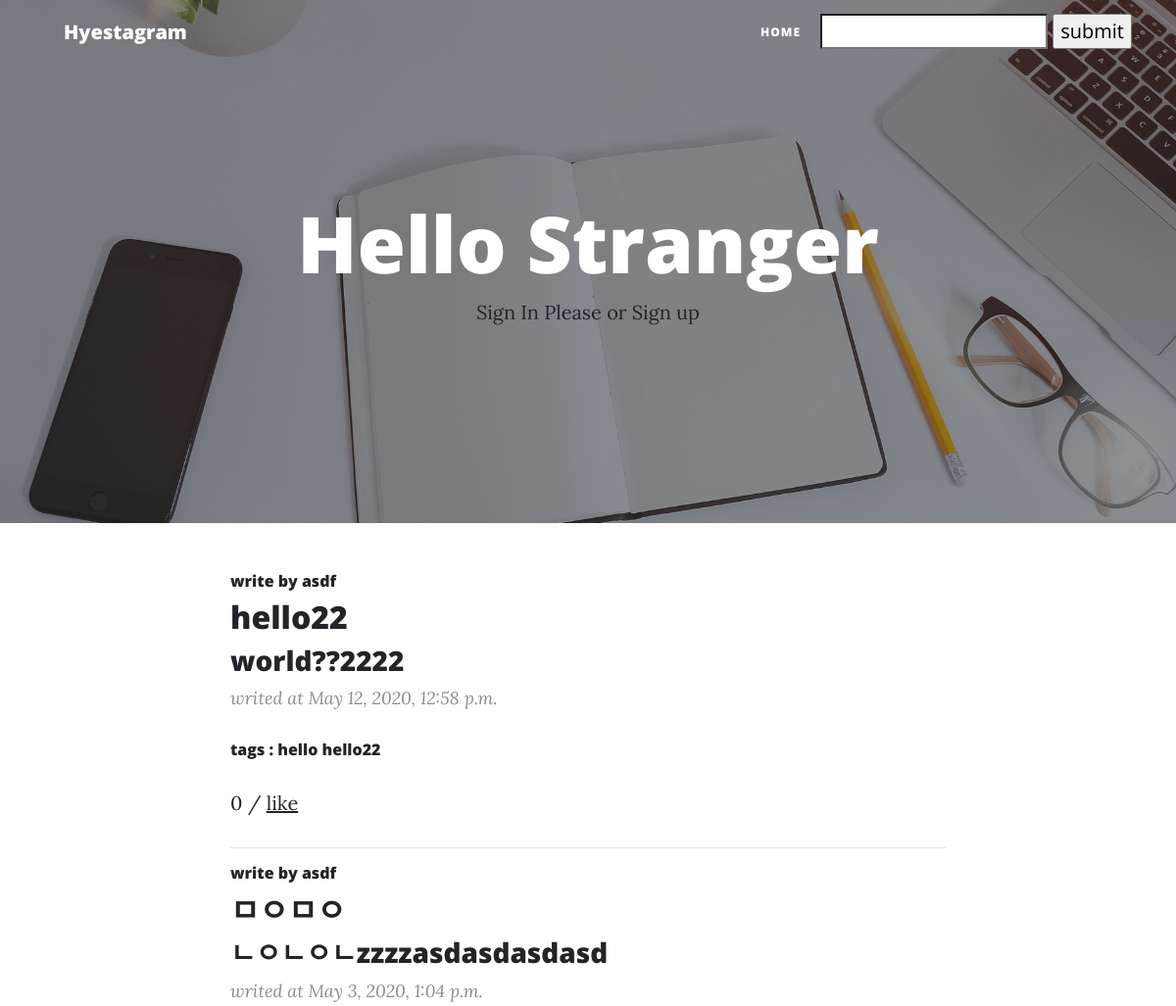
Before: / (upper part) with the older database file.
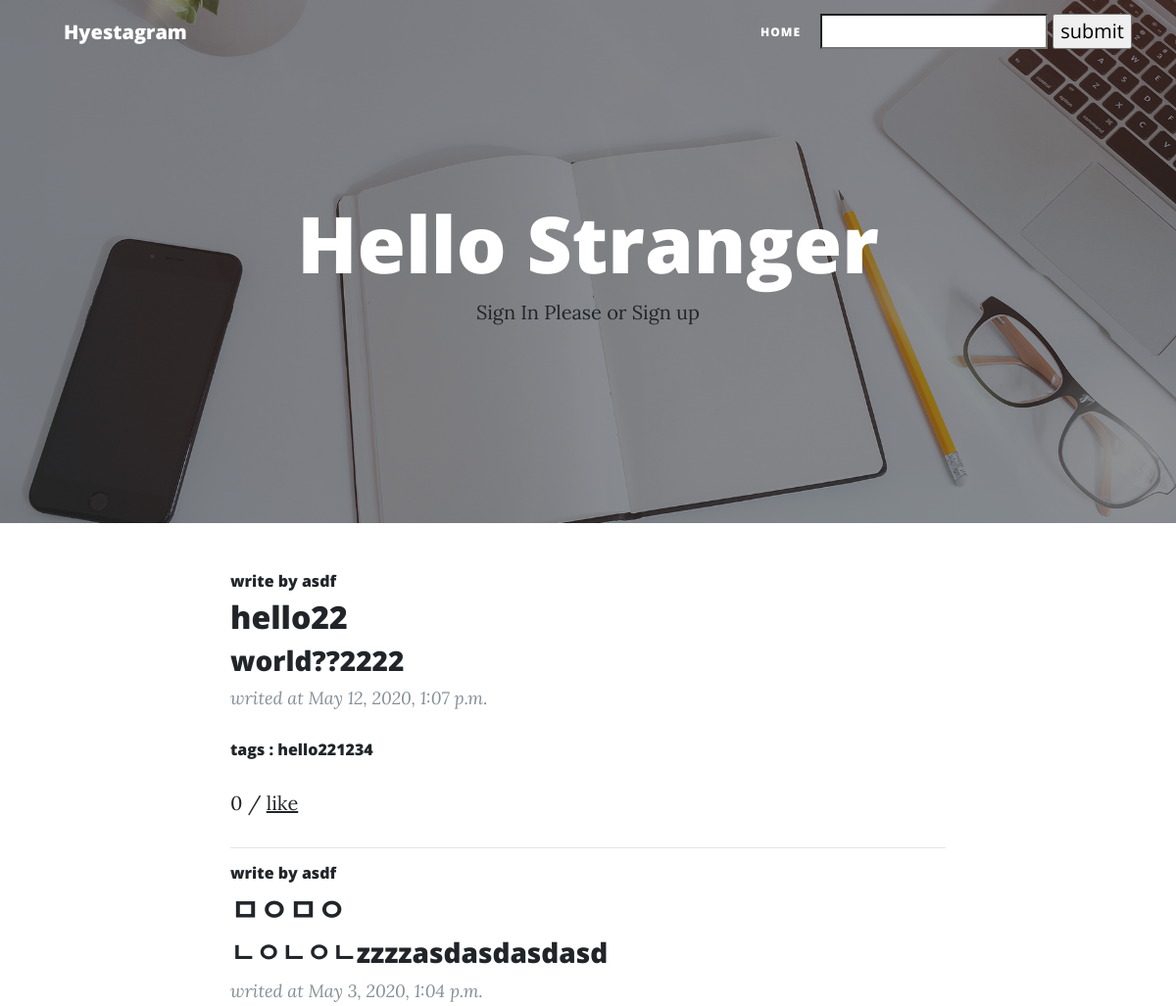
After: the same page with the newer database file.
### app/models.py (models this page shows, shortened)
class Post(models.Model):
    title = models.CharField(max_length=200)
    date = models.DateTimeField('date published')
    body = models.TextField()
    writer = models.ForeignKey(settings.AUTH_USER_MODEL, on_delete=models.CASCADE, related_name="writer", default="")
    image = models.ImageField(upload_to='images/', blank=True)
    hashtag = models.CharField(max_length=200, blank=True)
    hashtags = models.ManyToManyField('Hashtag', blank=True)
    likes = models.ManyToManyField(settings.AUTH_USER_MODEL, related_name="likes")

class Hashtag(models.Model):
    name = models.CharField(max_length=50)

### app/views.py (the view)
# urls.py: 2. Add a URL to urlpatterns:  path('', views.home, name='home')
def home(request):
    posts = Post.objects.all().order_by('-date')
    return render(request, 'app/home.html', {'posts': posts})

### app/templates/app/home.html (shortened to what this page needs)
{% extends "app/base.html" %}
{% block footer %}
<header class="masthead" style="background-image: url('img/home-bg.jpg')">
<div class="overlay"></div>
<div class="container">
  <div class="row">
    <div class="col-lg-8 col-md-10 mx-auto">
      <div class="site-heading">
        {% if user.is_authenticated %}
            <h1>Hello <a href="{% url 'user' pk=user.username %}">{{ user.username }}</a></h1>
            <a href= "{% url 'logout' %}">Sign Out</a>
            <span class="subheading"><a href="/write">write a post</a></span>
        {% else %}
            <h1>Hello Stranger</h1>
            <a href= "{% url 'signin' %}">
                Sign In Please
            </a>
            <a href= "{% url 'signup' %}">
                or Sign up
            </a>
        {% endif %}
      </div>
    </div>
  </div>
</div>
</header>
  <div class="container">
    <div class="row">
      <div class="col-lg-8 col-md-10 mx-auto">
        {% for post in posts.all %}
        <div class="post-preview">
            <h6>write by <a href="{% url 'user' pk=post.writer %}">{{ post.writer }}</a> </h6>
            <h2 class="post-title">
              {{ post.title }}
            </h2>
            <h3 class="post-subtitle">
              {{ post.body }}
            </h3>
          <p class="post-meta">writed at {{ post.date }}</p>
            <h6>tags :
            {% for hashtag in post.hashtags.all %}
                <a href="{% url 'hashtag' pk=hashtag.id %}">
                    {{ hashtag.name }}
                </a>
            {% endfor %}
            </h6>
            <p>{{ post.likes.count }} / <a href="{% url 'like' pk=post.pk %}">like</a></p>
            </div>
            <hr>
        {% endfor %}
      </div>
    </div>
  </div>
{% endblock %}

### app/templates/app/base.html (shortened to what this page needs)
{% load staticfiles %}
<!DOCTYPE html>
<html lang="en">
<head>
  <link href="{% static 'vendor/bootstrap.min.css' %}" rel="stylesheet">
  <link href="{% static 'vendor/all.min.css' %}" rel="stylesheet" type="text/css">
  <link href= "{% static 'css/clean-blog.min.css' %}" rel="stylesheet">
</head>
<body>
{% block nav %}
    <nav class="navbar navbar-expand-lg navbar-light fixed-top" id="mainNav">
    <div class="container">
      <a class="navbar-brand" href="/">Hyestagram</a>
      <div class="collapse navbar-collapse" id="navbarResponsive">
        <ul class="navbar-nav ml-auto">
          <li class="nav-item">
            <a class="nav-link" href="/">Home</a>
          </li>
            <li class="nav-item">
                <form action="{% url 'search' %}" method="GET">
                    <input type="search" name="name">
                    <input type="submit" value="submit">
                </form>
            </li>
        </ul>
      </div>
    </div>
    </nav>
{% endblock %}
{% block footer %}{% endblock %}
</body>
</html>

Changed rows visible on the page:
changed Post "hello22": loses Hashtag (name "hello"); loses Hashtag (name "hello22"); date "May 12, 2020, 12:58 p.m." → "May 12, 2020, 1:07 p.m."
added Hashtag: name "hello221234", shown under Post "hello22"
